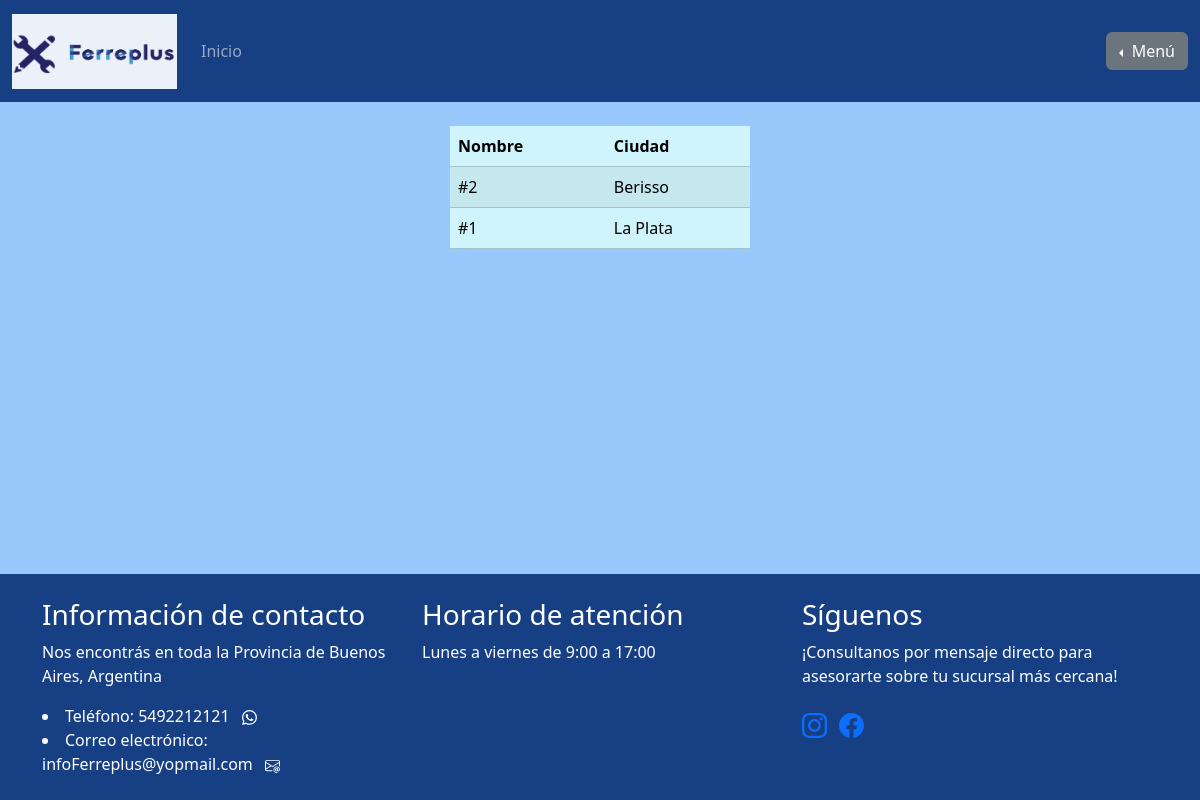
Page /gestion_de_sucursales/listar_sucursales/ (signed in) on the earlier database version.
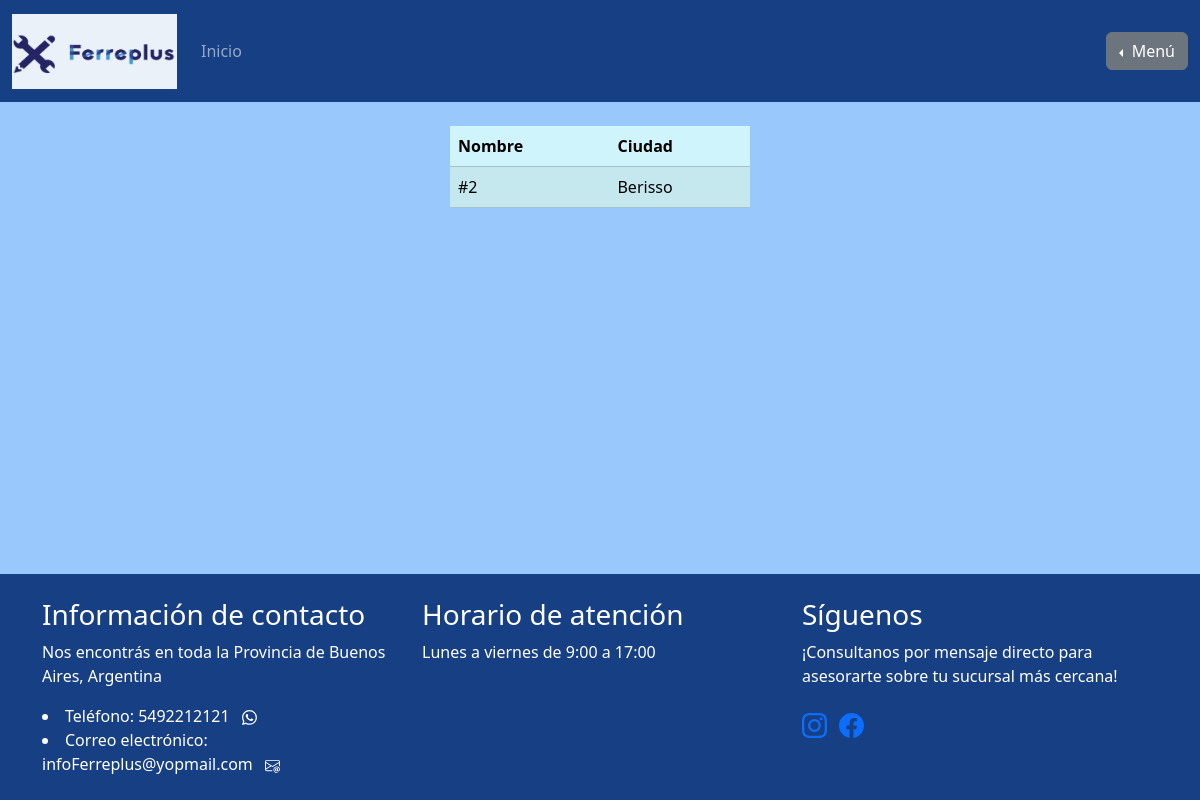
Same page on the later database version.
### gestion_de_sucursales/models.py (models this page shows, shortened)
class Sucursal(models.Model):
    nombre = models.CharField(max_length=200, primary_key=True)
    ciudad = models.CharField(max_length=200, null=False)

### iniciar_sesion/decoradores.py (the view)
    def wrapper_func(request, *args, **kwargs):
        if request.user.is_superuser:
            return view_func(request, *args, **kwargs)
        else:
            return redirect("homepage")

### gestion_de_sucursales/views.py (called while the page is built)
@super_user
def listar_sucursales_view(request):
    queryset = Sucursal.objects.all()
    context = {
        "lista": queryset
    }
    return render(request, "gestion_de_sucursales/listar_sucursales.html", context)

### iniciar_sesion/decoradores.py (called while the page is built)
def super_user(view_func):
    def wrapper_func(request, *args, **kwargs):
        if request.user.is_superuser:
            return view_func(request, *args, **kwargs)
        else:
            return redirect("homepage")
    return wrapper_func

### gestion_de_sucursales/templates/gestion_de_sucursales/listar_sucursales.html (shortened to what this page needs)
{% extends "homepage/base.html" %}
        {% block content %}
        {% if lista %}
        <table class="table table-striped mx-auto table-info" style="width: 300px;">
            <thead>
                <tr>
                    <th>Nombre</th>
                    <th>Ciudad</th>
                </tr>
            </thead>
            <tbody>
                {% for instance in lista %}
                <tr>
                    <td>{{ instance.nombre }}</td>
                    <td>{{ instance.ciudad }}</td>
                </tr>
                {% endfor %}
            </tbody>
        </table>
        {% else %}
        <h1 class="display-1 mt-5">No hay datos disponibles</h1>
        {% endif %}
        {% endblock %}

Differences in the rows shown:
removed Sucursal: nombre "#1", ciudad "La Plata"
